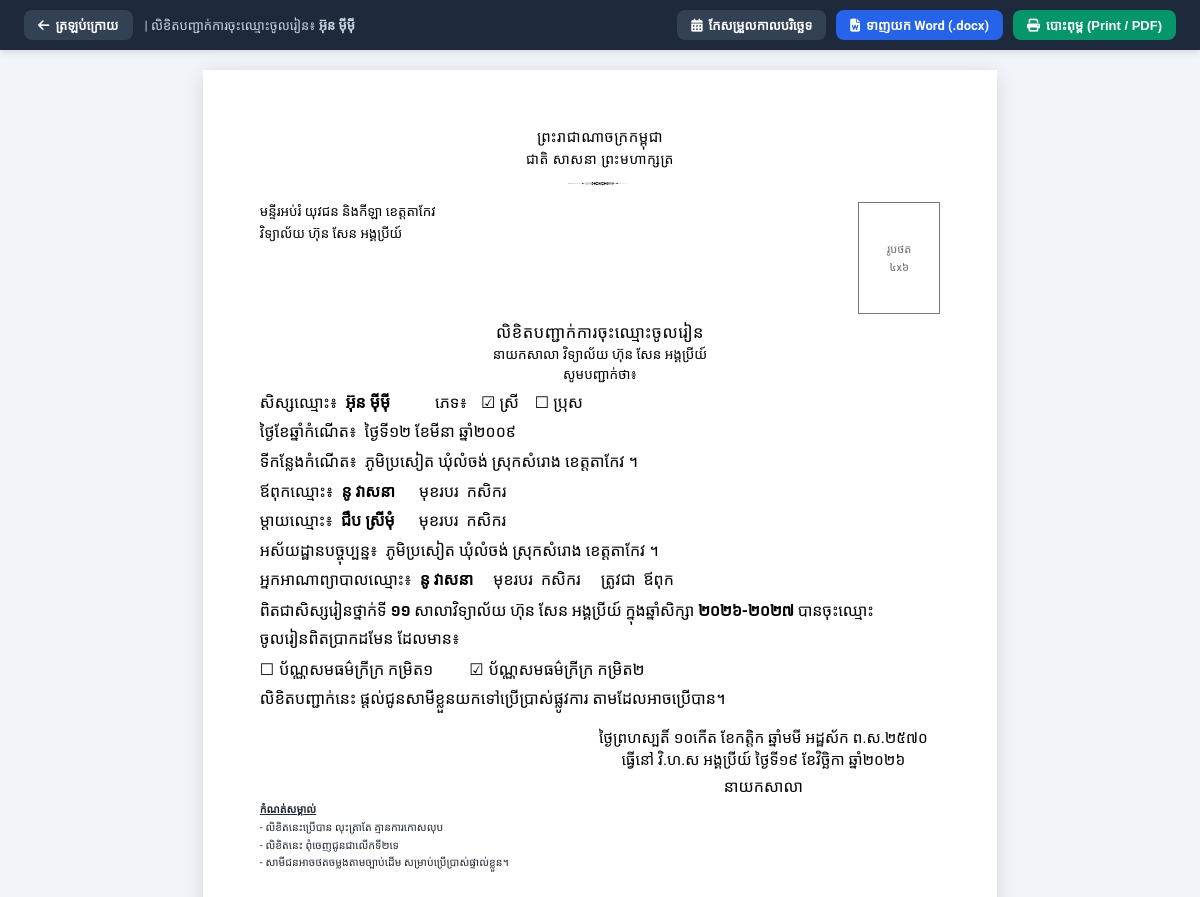
Page /student/5/certificate (signed in) on the committed database.
### tables this page shows
CREATE TABLE students (
        id INTEGER PRIMARY KEY AUTOINCREMENT,
        student_code TEXT,
        full_name TEXT NOT NULL,
        gender TEXT NOT NULL, -- 'ប្រុស' ឬ 'ស្រី'
        dob TEXT NOT NULL,
        pob TEXT, -- ទីកន្លែងកំណើត
        father_name TEXT,
        father_job TEXT DEFAULT 'កសិករ',
        mother_name TEXT,
        mother_job TEXT DEFAULT 'កសិករ',
        current_address TEXT,
        guardian_name TEXT,
        guardian_job TEXT DEFAULT 'កសិករ',
        guardian_relation TEXT DEFAULT 'ឪពុក',
        grade TEXT NOT NULL, -- '៧', '៨', '៩', '១០', '១១', '១២'
        academic_year TEXT NOT NULL, -- '២០២៥-២០២៦'
        equity_card_type TEXT NOT NULL, -- 'បណ្ណសមធម៌ក្រីក្រ កម្រិត១' ឬ 'បណ្ណសមធម៌ក្រីក្រ កម្រិត២'
        equity_card_no TEXT, -- លេខប័ណ្ណ
        phone TEXT,
        note TEXT,
        photo_filename TEXT,
        created_by TEXT,
        created_at DATETIME DEFAULT CURRENT_TIMESTAMP,
        updated_at DATETIME DEFAULT CURRENT_TIMESTAMP
    , cert_solar_date TEXT, cert_lunar_date TEXT, cert_solar_raw TEXT, registration_status TEXT DEFAULT 'ចុះឈ្មោះថ្មី');

CREATE TABLE school_settings (
        id INTEGER PRIMARY KEY AUTOINCREMENT,
        province_dept TEXT DEFAULT 'មន្ទីរអប់រំ យុវជន និងកីឡា ខេត្តតាកែវ',
        school_name TEXT DEFAULT 'វិទ្យាល័យ ហ៊ុន សែន អង្គប្រីយ៍',
        school_short_name TEXT DEFAULT 'វិ.ហ.ស អង្គប្រីយ៍',
        principal_title TEXT DEFAULT 'នាយកសាលា',
        principal_name TEXT DEFAULT '',
        default_lunar_day TEXT DEFAULT 'ថ្ងៃសុក្រ ៥កើត ខែបឋមាសាឍ ឆ្នាំមមី អដ្ឋស័ក ព.ស.២៥៧០',
        google_sheet_url TEXT DEFAULT '',
        auto_sync_google INTEGER DEFAULT 0
    , logo_url TEXT DEFAULT '/static/images/logo.png');

### app.py (the view)
@app.route('/student/<int:student_id>/certificate')
@login_required
def view_certificate(student_id):
    conn = database.get_db_connection()
    student = conn.cursor().execute('SELECT * FROM students WHERE id = ?', (student_id,)).fetchone()
    conn.close()
    if not student:
        flash('រកមិនឃើញទិន្នន័យសិស្សឡើយ!', 'danger')
        return redirect(url_for('index'))
    return render_template('certificate_view.html', student=dict(student))

### app.py (called while the page is built)
def get_current_school():
    conn = database.get_db_connection()
    school = conn.cursor().execute('SELECT * FROM school_settings LIMIT 1').fetchone()
    conn.close()
    return dict(school) if school else {}

def get_academic_years():
    conn = database.get_db_connection()
    years = [dict(r) for r in conn.cursor().execute('SELECT * FROM academic_years ORDER BY id DESC').fetchall()]
    conn.close()
    return years

def get_active_year():
    if 'selected_year' in session and session['selected_year']:
        return session['selected_year']
    years = get_academic_years()
    for y in years:
        if y.get('is_current'):
            return y['year_name']
    return years[0]['year_name'] if years else '២០២៥-២០២៦'

@app.context_processor
def inject_globals():
    return {
        'current_user': session.get('user'),
        'school_settings': get_current_school(),
        'academic_years': get_academic_years(),
        'active_year': get_active_year()
    }

def login_required(f):
    @wraps(f)
    def decorated_function(*args, **kwargs):
        if 'user' not in session:
            flash('សូមចូលគណនីជាមុនសិន!', 'warning')
            return redirect(url_for('login'))
        return f(*args, **kwargs)
    return decorated_function

### database.py (called while the page is built)
def get_db_connection():
    os.makedirs(DB_DIR, exist_ok=True)
    conn = sqlite3.connect(DB_PATH)
    conn.row_factory = sqlite3.Row
    return conn

### templates/certificate_view.html (shortened to what this page needs)
<!DOCTYPE html>
<html lang="km">
<head>
    <link rel="stylesheet" href="https://cdnjs.cloudflare.com/ajax/libs/font-awesome/6.5.1/css/all.min.css">
</head>
<body>
    <div class="no-print top-toolbar">
        <div class="flex items-center" style="gap: 12px;">
            <a href="{{ url_for('index') }}" class="btn-tool btn-tool-secondary">
                <i class="fa-solid fa-arrow-left"></i>
                <span>ត្រឡប់ក្រោយ</span>
            </a>
            <span style="font-size: 13px; color: #cbd5e1;">| លិខិតបញ្ជាក់ការចុះឈ្មោះចូលរៀន៖ <strong>{{ student.full_name }}</strong></span>
        </div>
        <div class="flex items-center" style="gap: 10px;">
            <button onclick="toggleDateEdit()" class="btn-tool btn-tool-secondary">
                <i class="fa-solid fa-calendar-days"></i>
                <span>កែសម្រួលកាលបរិច្ឆេទ</span>
            </button>
            <a id="btn-docx" href="{{ url_for('download_certificate_docx', student_id=student.id) }}"
                class="btn-tool btn-tool-blue">
                <i class="fa-solid fa-file-word"></i>
                <span>ទាញយក Word (.docx)</span>
            </a>
            <button onclick="triggerPrint()" class="btn-tool btn-tool-green">
                <i class="fa-solid fa-print"></i>
                <span>បោះពុម្ព (Print / PDF)</span>
            </button>
        </div>
    </div>
    <div class="page-sheet font-siemreap">
        <div class="text-center">
            <p class="cert-header-country">ព្រះរាជាណាចក្រកម្ពុជា</p>
            <p class="cert-header-motto">ជាតិ សាសនា ព្រះមហាក្សត្រ</p>
            <div class="cert-tacteing">3</div>
        </div>
        <div class="flex justify-between items-start" style="margin-top: 2px;">
            <div class="cert-dept-title">
                <p style="margin: 0;">{{ school_settings.province_dept }}</p>
                <p style="margin: 2px 0 0 0;">{{ school_settings.school_name }}</p>
            </div>
            <div class="photo-box">
                <span>រូបថត</span>
                <span style="margin-top: 3px;">៤x៦</span>
            </div>
        </div>
        <div class="text-center" style="margin-top: 4px; margin-bottom: 6px;">
            <p class="cert-main-title">
                លិខិតបញ្ជាក់ការចុះឈ្មោះចូលរៀន
            </p>
            <div style="margin-top: 2px;">
                <p class="cert-sub-title">{{ school_settings.principal_title }} {{ school_settings.school_name }}</p>
                <p class="cert-sub-title" style="margin-top: 1px;">សូមបញ្ជាក់ថា៖</p>
            </div>
        </div>
        <div class="cert-body-text" style="margin-top: 6px;">
            <div class="flex items-center" style="margin-bottom: 2px;">
                <span style="white-space: nowrap;">សិស្សឈ្មោះ៖</span>
                <span style="font-weight: bold; margin-left: 8px;">{{ student.full_name }}</span>
                <span style="margin-left: 45px; white-space: nowrap;">ភេទ៖</span>
                <span style="margin-left: 14px; display: inline-flex; align-items: center; gap: 16px;">
                    <span style="display: inline-flex; align-items: center;">
                        <span style="font-size: 16px; margin-right: 4px;">{% if student.gender == 'ស្រី' %}☑{% else %}☐{% endif %}</span> ស្រី
                    </span>
                    <span style="display: inline-flex; align-items: center;">
                        <span style="font-size: 16px; margin-right: 4px;">{% if student.gender == 'ប្រុស' %}☑{% else %}☐{% endif %}</span> ប្រុស
                    </span>
                </span>
            </div>
            <div style="margin-bottom: 2px;">
                <span>ថ្ងៃខែឆ្នាំកំណើត៖</span>
                <span style="margin-left: 4px;">{{ student.dob }}</span>
            </div>
            <div style="margin-bottom: 2px;">
                <span>ទីកន្លែងកំណើត៖</span>
                <span style="margin-left: 4px;">{{ student.pob }} ។</span>
            </div>
            <div style="margin-bottom: 2px;">
                <span>ឪពុកឈ្មោះ៖</span>
                <span style="font-weight: bold; margin-left: 4px;">{{ student.father_name or '-' }}</span>
                <span style="margin-left: 20px;">មុខរបរ</span>
                <span style="margin-left: 4px;">{{ student.father_job or 'កសិករ' }}</span>
            </div>
            <div style="margin-bottom: 2px;">
                <span>ម្តាយឈ្មោះ៖</span>
                <span style="font-weight: bold; margin-left: 4px;">{{ student.mother_name or '-' }}</span>
                <span style="margin-left: 20px;">មុខរបរ</span>
                <span style="margin-left: 4px;">{{ student.mother_job or 'កសិករ' }}</span>
            </div>
            <div style="margin-bottom: 2px;">
                <span>អស័យដ្ឋានបច្ចុប្បន្ន៖</span>
                <span style="margin-left: 4px;">{{ student.current_address }} ។</span>
            </div>
            <div style="margin-bottom: 2px;">
                <span>អ្នកអាណាព្យាបាលឈ្មោះ៖</span>
                <span style="font-weight: bold; margin-left: 4px;">{{ student.guardian_name or student.father_name or '-' }}</span>
                <span style="margin-left: 16px;">មុខរបរ</span>
                <span style="margin-left: 4px;">{{ student.guardian_job or 'កសិករ' }}</span>
                <span style="margin-left: 16px;">ត្រូវជា</span>
                <span style="margin-left: 4px;">{{ student.guardian_relation or 'ឪពុក' }}</span>
            </div>
            <div style="margin-top: 3px; margin-bottom: 2px;">
                <div style="white-space: nowrap; letter-spacing: -0.15px;">ពិតជាសិស្សរៀនថ្នាក់ទី <strong>{{ student.grade }}</strong> សាលា{{ school_settings.school_name }} ក្នុងឆ្នាំសិក្សា <strong>{{ student.academic_year }}</strong> បានចុះឈ្មោះ</div>
                <div style="white-space: nowrap; margin-top: 1px;">ចូលរៀនពិតប្រាកដមែន ដែលមាន៖</div>
            </div>
            <div class="flex items-center" style="margin: 3px 0 2px 0; gap: 36px;">
                <span style="display: inline-flex; align-items: center;">
                    <span style="font-size: 16px; margin-right: 5px;">{% if 'កម្រិត១' in student.equity_card_type %}☑{% else %}☐{% endif %}</span>
                    ប័ណ្ណសមធម៌ក្រីក្រ កម្រិត១
                </span>
                <span style="display: inline-flex; align-items: center;">
                    <span style="font-size: 16px; margin-right: 5px;">{% if 'កម្រិត២' in student.equity_card_type %}☑{% else %}☐{% endif %}</span>
                    ប័ណ្ណសមធម៌ក្រីក្រ កម្រិត២
                </span>
            </div>
            <div style="margin-top: 2px;">
                លិខិតបញ្ជាក់នេះ ផ្តល់ជូនសាមីខ្លួនយកទៅប្រើប្រាស់ផ្លូវការ តាមដែលអាចប្រើបាន។
            </div>
        </div>
        <div class="flex justify-between items-start" style="margin-top: 14px; font-family: 'Khmer OS Siemreap', 'Siemreap', sans-serif;">
            <div class="cert-note-block" style="width: 48%; padding-top: 75px; font-size: 8pt; line-height: 1.55; color: #1f2937; white-space: nowrap;">
                <p style="font-weight: bold; margin: 0 0 2px 0; text-decoration: underline; font-size: 8pt; white-space: nowrap;">កំណត់សម្គាល់</p>
                <p style="margin: 0; font-size: 8pt; white-space: nowrap;">- លិខិតនេះប្រើបាន លុះត្រាតែ គ្មានការកោសលុប</p>
                <p style="margin: 1px 0 0 0; font-size: 8pt; white-space: nowrap;">- លិខិតនេះ ពុំចេញជូនជាលើកទី២ទេ</p>
                <p style="margin: 1px 0 0 0; font-size: 8pt; white-space: nowrap;">- សាមីជនអាចថតចម្លងតាមច្បាប់ដើម សម្រាប់ប្រើប្រាស់ផ្ទាល់ខ្លួន។</p>
            </div>
            <div style="width: 52%; text-align: center;">
                <p id="disp-lunar" class="cert-date-text" style="margin: 0; font-size: 11.5pt; white-space: nowrap;">{{ student.cert_lunar_date or school_settings.default_lunar_day }}</p>
                <p id="disp-solar" class="cert-date-text" style="margin: 2px 0 0 0; font-size: 11.5pt; white-space: nowrap;">{{ student.cert_solar_date or ('ធ្វើនៅ ' ~ school_settings.school_short_name ~ ' ថ្ងៃទី១៩ ខែមិថុនា ឆ្នាំ២០២៦') }}</p>
                <p class="cert-principal-title" style="margin-top: 6px; font-family: 'Khmer OS Muol Light', 'Moul', serif; font-size: 12pt; font-weight: normal;">{{ school_settings.principal_title }}</p>
                <div class="sig-space" style="height: 60px;"></div>
            </div>
        </div>
    </div>
</body>
</html>

### rows in the picture
students: full_name "អ៊ុន ម៉ីម៉ី", dob "ថ្ងៃទី១២ ខែមីនា ឆ្នាំ២០០៩", pob "ភូមិប្រសៀត ឃុំលំចង់ ស្រុកសំរោង ខេត្តតាកែវ", father_name "នូ វាសនា", father_job "កសិករ", mother_name "ជឹប ស្រីមុំ", mother_job "កសិករ", current_address "ភូមិប្រសៀត ឃុំលំចង់ ស្រុកសំរោង ខេត្តតាកែវ", guardian_name "នូ វាសនា", guardian_job "កសិករ", guardian_relation "ឪពុក", grade "១១", academic_year "២០២៦-២០២៧", cert_lunar_date "ថ្ងៃព្រហស្បតិ៍ ១០កើត ខែកត្តិក ឆ្នាំមមី អដ្ឋស័ក ព.ស.២៥៧០", cert_solar_date "ធ្វើនៅ វិ.ហ.ស អង្គប្រីយ៍ ថ្ងៃទី១៩ ខែវិច្ឆិកា ឆ្នាំ២០២៦"
school_settings: province_dept "មន្ទីរអប់រំ យុវជន និងកីឡា ខេត្តតាកែវ", school_name "វិទ្យាល័យ ហ៊ុន សែន អង្គប្រីយ៍", principal_title "នាយកសាលា"
